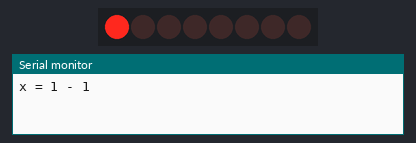
The sketch below on a simulated Arduino Uno, built with avr-gcc and run on an emulated ATmega328P. Shown: 8 shift-register outputs drawn as a row of LEDs (first output left, lit = HIGH), the last lines printed to the serial monitor. Wiring (inferred from the names in the program): shift register (74HC595): data pin 3; shift clock pin 4; latch pin 2. Wiring (inferred from the signals the program sends): row of LEDs: on Q0, Q1, Q2, Q3, Q4, Q5, Q6, Q7.

Above: at 0.05 s.
At 0.45 s:
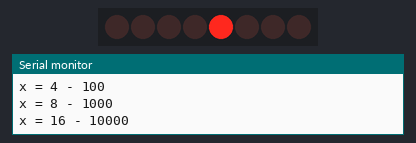
At 1.6 s:
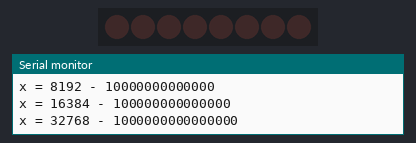
At 2.67 s:
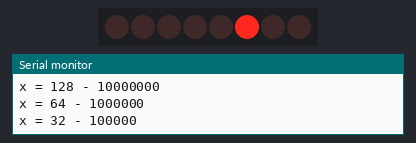
At 3.77 s:
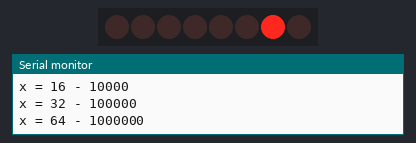
At 7.0 s:
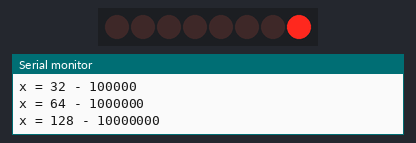
Timing chart, 0 to 7.3 s (numbered marks = the images above):
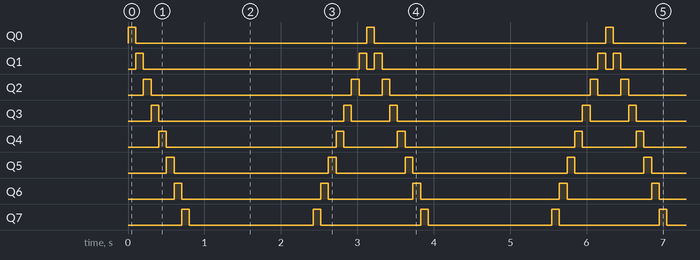

Measured:
- by itself, Q0: alternates HIGH for 0.10 s and LOW for 3.0 s
- by itself, Q1: repeats every 3.1 s: LOW 2.8 s, HIGH 0.10 s, LOW 0.10 s, HIGH 0.10 s
- by itself, Q2: repeats every 3.1 s: LOW 2.6 s, HIGH 0.10 s, LOW 0.30 s, HIGH 0.10 s
- by itself, Q3: repeats every 3.1 s: LOW 2.4 s, HIGH 0.10 s, LOW 0.50 s, HIGH 0.10 s
- by itself, Q4: repeats every 3.1 s: LOW 2.2 s, HIGH 0.10 s, LOW 0.70 s, HIGH 0.10 s
- by itself, Q5: repeats every 3.1 s: LOW 2.0 s, HIGH 0.10 s, LOW 0.90 s, HIGH 0.10 s
- by itself, Q6: repeats every 3.1 s: LOW 1.8 s, HIGH 0.10 s, LOW 1.1 s, HIGH 0.10 s
- by itself, Q7: repeats every 3.1 s: LOW 1.6 s, HIGH 0.10 s, LOW 1.3 s, HIGH 0.10 s

The sketch:

CONTADOR_999_02.ino
```cpp
#include <Arduino.h>
/*Desenvolvido por Alexandre Aravecchia
  Projetista, desenvolvedor, programador
 aravecchia@gmail.com
 www.aravecchia.weebly.com
 */

int LATCH = 2;
int DATA = 3;
int CLOCK = 4;
long maximo = 65536;
long maxim = (maximo>>1);
void setup()
{
  Serial.begin(9600);
  pinMode(LATCH, OUTPUT);
  pinMode(CLOCK, OUTPUT);
  pinMode(DATA, OUTPUT);
}

void loop()
{
  long t=100;
  // Tempo de delay.
  for (long x=1; x<maximo; x=x<<1)
  {
    digitalWrite(LATCH, LOW);
    // inicia a transmissao de DATA.
    shiftOut(DATA, CLOCK, MSBFIRST, x);
    digitalWrite(LATCH, HIGH);
    Serial.print("x = ");
    Serial.print(x);
    Serial.print(" - ");
    Serial.println(x, BIN);
    if ((x==0)||(x==maximo))
    {
      delay(2*t);
    }
    else
    {
      delay(t);
    }
  }
  for (long x=maxim; x>1; x=x>>1)
  {
    digitalWrite(LATCH, LOW);
    // inicia a transmissao de DATA.
    shiftOut(DATA, CLOCK, MSBFIRST, x);
    digitalWrite(LATCH, HIGH);
    Serial.print("x = ");
    Serial.print(x);
    Serial.print(" - ");
    Serial.println(x, BIN);
    delay(t);
  }
}
```
